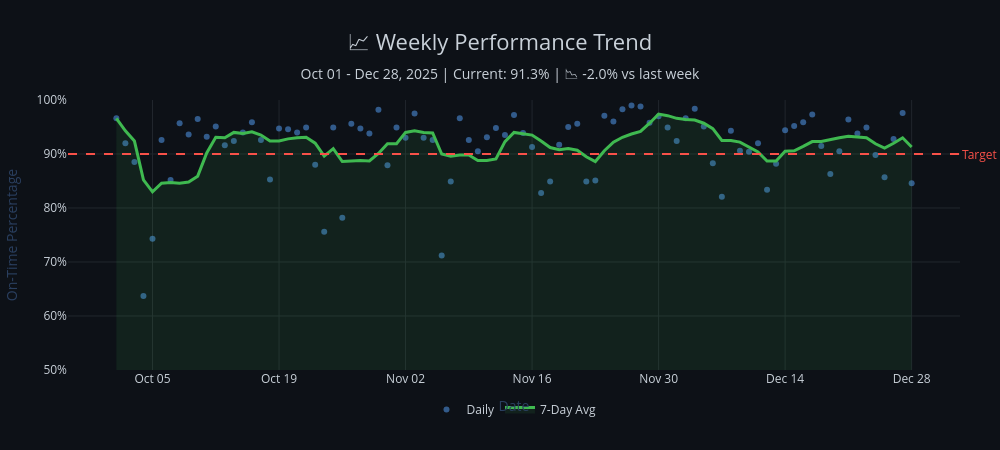

Source (notebook cell):
### Markdown cell above
## Create Line Chart

### Code cell
def create_trend_chart(trends):
    """Create trend line chart."""
    fig = go.Figure()
    
    # Daily scatter points (smaller, semi-transparent)
    fig.add_trace(go.Scatter(
        x=trends['date'],
        y=trends['on_time_pct'],
        mode='markers',
        name='Daily',
        marker=dict(
            color=COLORS['daily'],
            size=6,
            opacity=0.5
        ),
        hovertemplate=(
            '<b>%{x|%b %d, %Y}</b><br>'
            'On-Time: <b>%{y:.1f}%</b><br>'
            '<extra></extra>'
        )
    ))
    
    # Rolling average line
    fig.add_trace(go.Scatter(
        x=trends['date'],
        y=trends['rolling_avg'],
        mode='lines',
        name=f'{ROLLING_WINDOW}-Day Avg',
        line=dict(color=COLORS['rolling'], width=3),
        fill='tozeroy',
        fillcolor=COLORS['fill'],
        hovertemplate=(
            '<b>%{x|%b %d, %Y}</b><br>'
            f'{ROLLING_WINDOW}-Day Avg: <b>%{{y:.1f}}%</b><br>'
            '<extra></extra>'
        )
    ))
    
    # Target reference line
    fig.add_hline(
        y=TARGET_ON_TIME,
        line_dash='dash',
        line_color=COLORS['target'],
        annotation_text=f'Target ({TARGET_ON_TIME}%)',
        annotation_position='right',
        annotation_font=dict(color=COLORS['target'])
    )
    
    # Calculate trend summary
    current_avg = trends['rolling_avg'].iloc[-1]
    prev_avg = trends['rolling_avg'].iloc[-8] if len(trends) > 7 else trends['rolling_avg'].iloc[0]
    change = current_avg - prev_avg
    trend_emoji = '📈' if change > 0 else '📉' if change < 0 else '➡️'
    trend_text = f"{trend_emoji} {'+' if change > 0 else ''}{change:.1f}% vs last week"
    
    # Date range
    date_range = f"{trends['date'].min().strftime('%b %d')} - {trends['date'].max().strftime('%b %d, %Y')}"
    
    fig.update_layout(
        title=dict(
            text=f'📈 Weekly Performance Trend<br><span style="font-size:14px;color:{THEME["text_color"]}">{date_range} | Current: {current_avg:.1f}% | {trend_text}</span>',
            font=dict(size=22, color=THEME['text_color']),
            x=0.5,
            xanchor='center'
        ),
        xaxis=dict(
            title='Date',
            tickfont=dict(color=THEME['text_color']),
            # titlefont=dict(color=THEME['text_color']),
            gridcolor=THEME['grid_color'],
            tickformat='%b %d',
        ),
        yaxis=dict(
            title='On-Time Percentage',
            ticksuffix='%',
            tickfont=dict(color=THEME['text_color']),
            # titlefont=dict(color=THEME['text_color']),
            gridcolor=THEME['grid_color'],
            range=[50, 100],  # Focus on relevant range
        ),
        legend=dict(
            orientation='h',
            yanchor='bottom',
            y=-0.2,
            xanchor='center',
            x=0.5,
            font=dict(color=THEME['text_color']),
        ),
        plot_bgcolor=THEME['bg_color'],
        paper_bgcolor=THEME['bg_color'],
        height=FIGURE_HEIGHT,
        width=FIGURE_WIDTH,
        margin=dict(l=60, r=40, t=100, b=80),
        hovermode='x unified'
    )
    
    return fig

fig = create_trend_chart(trends)
fig.show()
